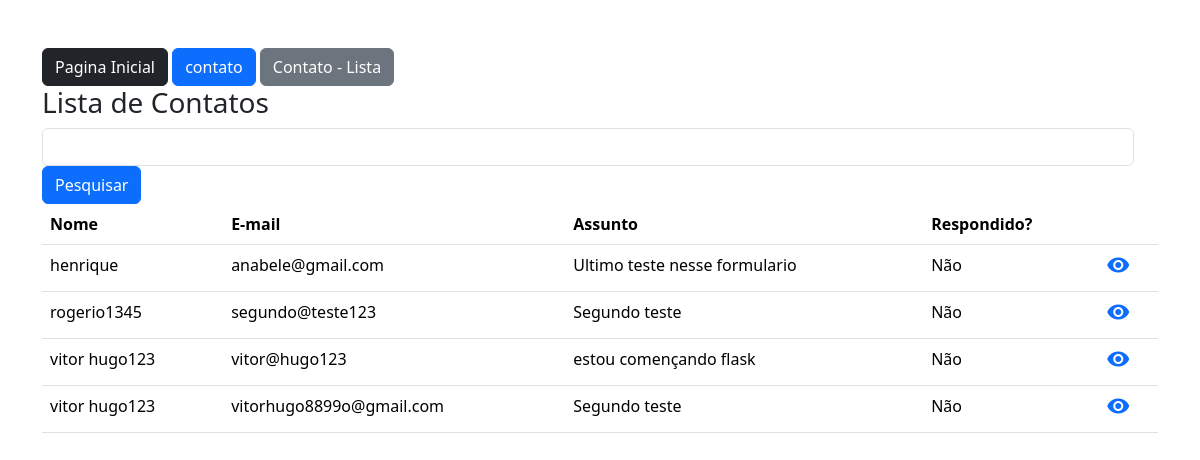
The page /Contato/Lista on the database its author committed.
### app/models.py (models this page shows)
class Contato(db.Model):
    id = db.Column(db.Integer,primary_key=True)
    data_envio = db.Column(db.DateTime, default=datetime.now(timezone.utc))
    nome = db.Column(db.String(100), nullable=True)
    email = db.Column(db.String(150), nullable=True)
    assunto = db.Column(db.String(100), nullable=True)
    mensagem = db.Column(db.Text, nullable=True)
    respondido = db.Column(db.Integer, default=0)

### app/views.py (the view)
@app.route('/Contato/Lista',)
def contatoLista():
    dados = Contato.query.order_by('nome')
    if request.method == 'GET':
        pesquisa = request.args.get('pesquisa','')
    if pesquisa != '':
        dados = dados.filter_by(nome=pesquisa)
    context = {'dados':dados.all()}
    return render_template('Contato_Lista.html', context=context)

### app/templates/Contato_Lista.html (shortened to what this page needs)
{% extends 'base.html' %}
{% block content %}
    <div class="container mt-5">
        {% include 'nav.html' %}
            <div class="row">
                <h3>Lista de Contatos</h3>
                <form  method="get" class="row">
                    <div>
                        <input type="text" name="pesquisa" id="pesquisa" class="form-control">
                    </div>
                    <div class="col-3">
                        <button type="submit" class="btn btn-primary">Pesquisar</button>
                    </div>
                </form>
                <div class="col-12">
                    <table class="table">
                        <thead>
                            <tr>
                                <th>Nome</th>
                                <th>E-mail</th>
                                <th>Assunto</th>
                                <th>Respondido?</th>
                                <th></th>
                            </tr>
                        </thead>
                        <tbody>
                            {% for linha in context['dados'] %}
                            <tr>
                                <td>{{linha.nome}}</td>
                                <td>{{linha.email}}</td>
                                <td>{{linha.assunto}}</td>
                                <td>
                                    {% if linha.respondido == 0 %}
                                        Não
                                    {% else %}
                                        Sim
                                    {% endif %}
                                </td>
                                <td><a href="{{ url_for('contatoDetail', id=linha.id) }}"><i class="material-icons">visibility</i></a></td>
                            </tr>
                            {% endfor %}
                        </tbody>
                    </table>
                </div>
            </div>
    </div>
{% endblock %}

### app/templates/base.html (shortened to what this page needs)
<!DOCTYPE html>
<html lang="pt-br">
<head>
    <link href="https://cdn.jsdelivr.net/npm/bootstrap@5.3.3/dist/css/bootstrap.min.css" rel="stylesheet">
</head>
<body>
    <section class="container-fluid mt-2">{% block content %} {% endblock %}</section>
</body>
</html>

### app/templates/nav.html
<a href="/" target="_blank" class="btn btn-dark">Pagina Inicial</a>
<a href="{{url_for('contato')}}" target="_blank" class="btn btn-primary">contato</a>
<a href="{{url_for('contatoLista')}}" target="_blank" class="btn btn-secondary">Contato - Lista</a>

### rows shown on the page
Contato: nome "henrique", email "anabele@gmail.com", assunto "Ultimo teste nesse formulario", respondido "Não"
Contato: nome "rogerio1345", email "segundo@teste123", assunto "Segundo teste", respondido "Não"
Contato: nome "vitor hugo123", email "vitor@hugo123", assunto "estou començando flask", respondido "Não"
Contato: nome "vitor hugo123", email "vitorhugo8899o@gmail.com", assunto "Segundo teste", respondido "Não"
